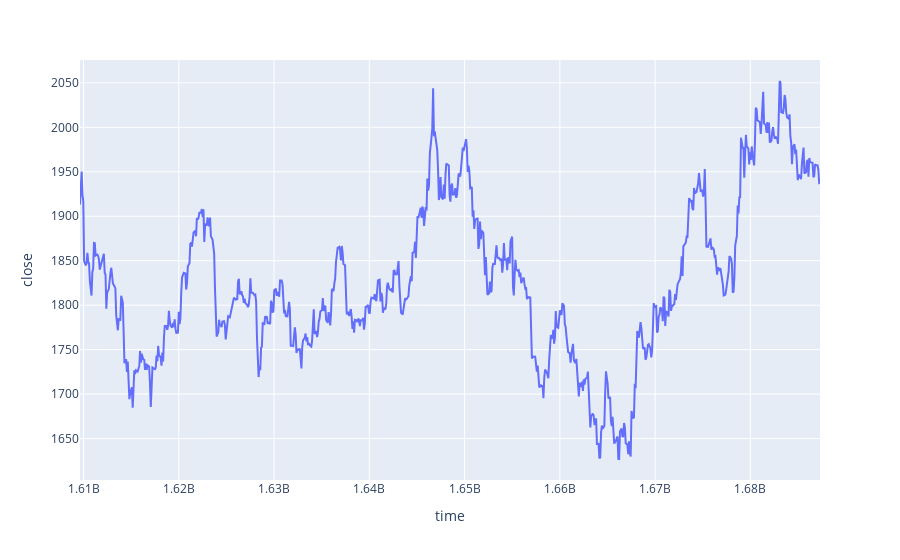

Source (notebook cell):
### Code cell
# ohlc_data
ohlc_data = pd.DataFrame(mt.copy_rates_range("XAUUSD", 
                                             mt.TIMEFRAME_D1, 
                                             datetime(2021, 1, 1), 
                                             datetime.now()))

fig = px.line(ohlc_data, x=ohlc_data['time'], y=ohlc_data['close'])
fig.show()

ohlc_data

### Figure 1 — Plotly figure (JSON) as saved in the notebook; plotly's stock layout.template omitted (floating-point values rounded to 4 significant figures; data arrays with more than 128 entries replaced by an {"elided": "..."} marker saying what was removed)
{"data": [{"hovertemplate": "time=%{x}<br>close=%{y}<extra></extra>", "legendgroup": "", "line": {"color": "#636efa", "dash": "solid"}, "marker": {"symbol": "circle"}, "mode": "lines", "name": "", "orientation": "v", "showlegend": false, "type": "scatter", "x": {"elided": "766 int values"}, "xaxis": "x", "y": {"elided": "766 float values"}, "yaxis": "y"}], "layout": {"legend": {"tracegroupgap": 0}, "margin": {"t": 60}, "xaxis": {"anchor": "y", "domain": [0, 1], "title": {"text": "time"}}, "yaxis": {"anchor": "x", "domain": [0, 1], "title": {"text": "close"}}}}
